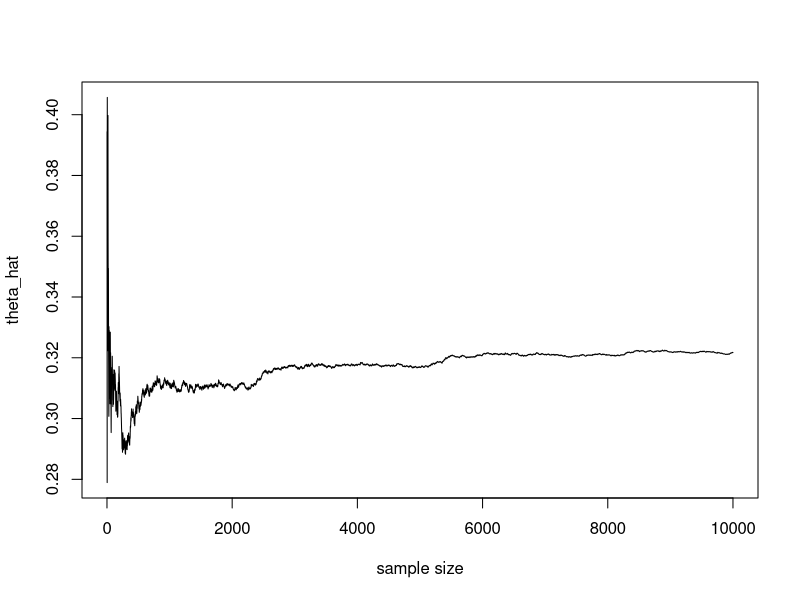

Write the R code that produced this figure.
library(truncnorm)
library(tidyverse)

# 1
m <- 10000
theta.hat <- se <- numeric(2)
g <- function(x) (x^2 / sqrt(2 * pi)) * exp(-x^2 / 2)

# f1: exp(1) truncated at 1
f1 <- function(x) exp(- (x - 1))
x1 <- rexp(m) + 1
f1g <- g(x1) / f1(x1)
theta.hat[1] <- mean(f1g)
se[1] <- sd(f1g)

# f2: N(0, 1) truncated at 1
f2 <- function(x) (1 / sqrt(2 * pi)) * exp(-0.5 * x^2) / (1 - pnorm(1))
x2 <- rtruncnorm(m, a = 1, b = Inf)
f2g <- g(x2) / f2(x2)
theta.hat[2] <- mean(f2g)
se[2] <- sd(f2g)

rbind(theta.hat, se)

# 2
m <- 10000 
x <- runif(m)
h <- function(x) exp(-x * cos(pi * x))

# control variate
g <- function(x) exp(-x)
mu <- 1 - exp(-1)
c_star <- - cov(h(x), g(x)) / var(g(x))
T1 <- h(x) + c_star * (g(x) - mu)
mean(T1)

# simple MC
T2 <- h(x)
mean(T2)

# variance reduction
(var(T2) - var(T1)) / var(T2)


# 3
n <- 10000
g <- function(x) exp(x^2)

# regular MC
regMC <- g(runif(n))
theta_regMC <- mean(regMC)
sd_regMC <- sd(regMC)

# antithetic variable
u <- runif(n / 2)
a <- 0.5 * g(u) + 0.5 * g(1 - u)
theta_a <- mean(a)
sd_a <- sd(a)


# control variate
x <- runif(n)
c <- - cov(g(x), x) / (1 / 12)
cv <- g(x) + c * (x - 0.5)
theta_cv <- mean(cv)
sd_cv <- sd(cv)

# combine antithetic and control variate
u <- runif(n / 2)
A <- g(u)
B <- g(1 - u)
V <- u - 0.5
fit <- lm(B ~ I(A - B) + V)
alpha_star <- -coef(fit)[2]
c_star2 <- -coef(fit)[3]
c(alpha_star, c_star2)     

mix <- alpha_star * A + (1 - alpha_star) * B + c_star2 * V
theta_mix <- mean(mix)
sd_mix <- sd(mix) 


name <- c("Regular MC", "Antithetic", "Control Variate", "Combine")
set_names(c(theta_regMC, theta_a, theta_cv, theta_mix), name)
set_names(c(sd_regMC, sd_a, sd_cv, sd_mix), name)


# 4
# p_tilde(x) = exp(-(0.5 - x)^2 / 2) * exp(-3 * x)
# q(x) = 3 * exp(-3 * x) ~ Exp(3)
n <- 10000
theta_hat <- numeric(n)
x <- rexp(n, 3)

for(i in 1:n) {
  xi <- x[1:i]
  w <- function(x) exp(-(0.5 - xi)^2 / 2) / 3
  w_tilde <- w(xi)
  w_adj <- w_tilde / sum(w_tilde)
  theta_hat[i] <- sum(xi * w_adj)
}
plot(theta_hat, type = "l", xlab = "sample size")
